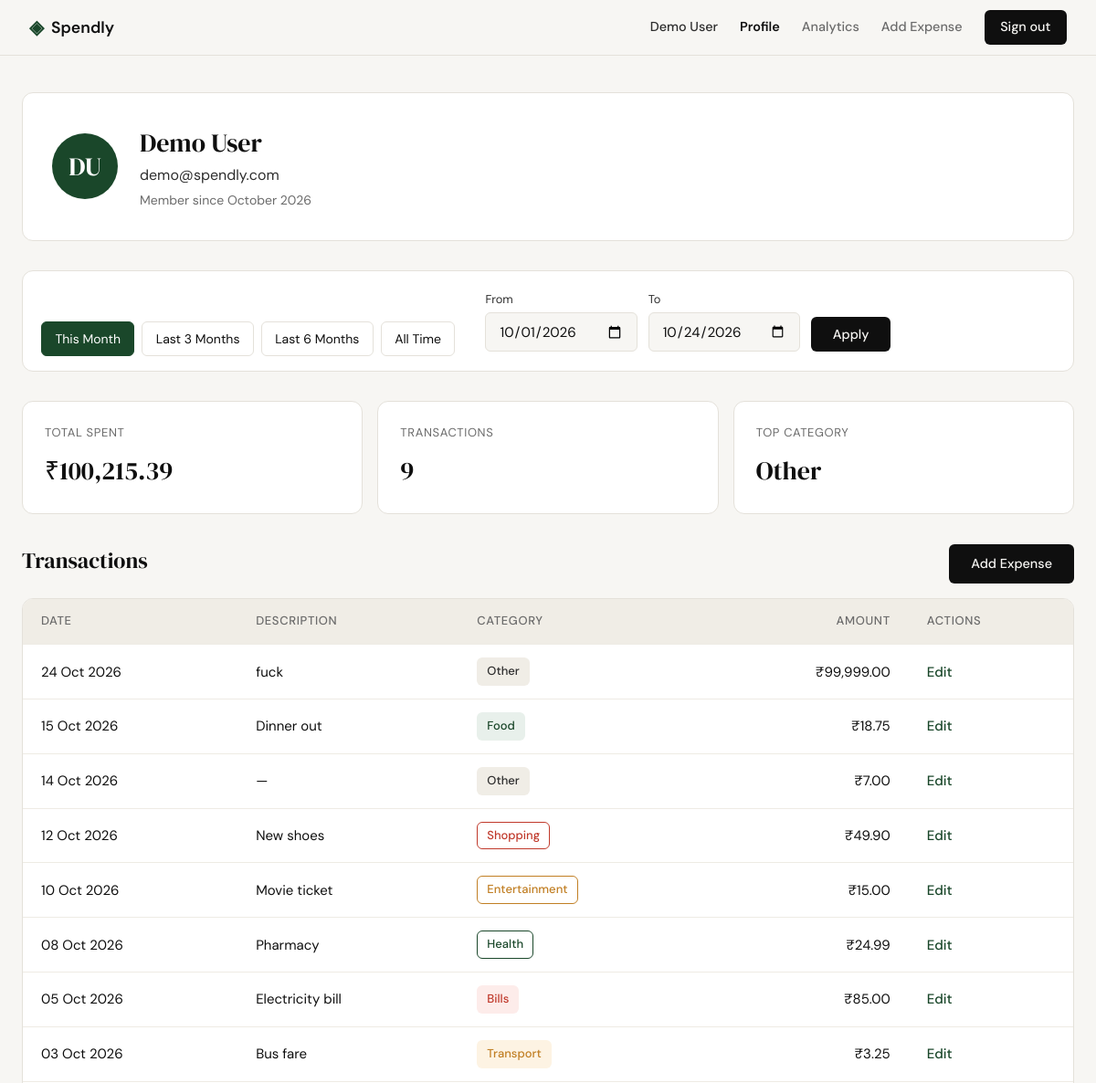
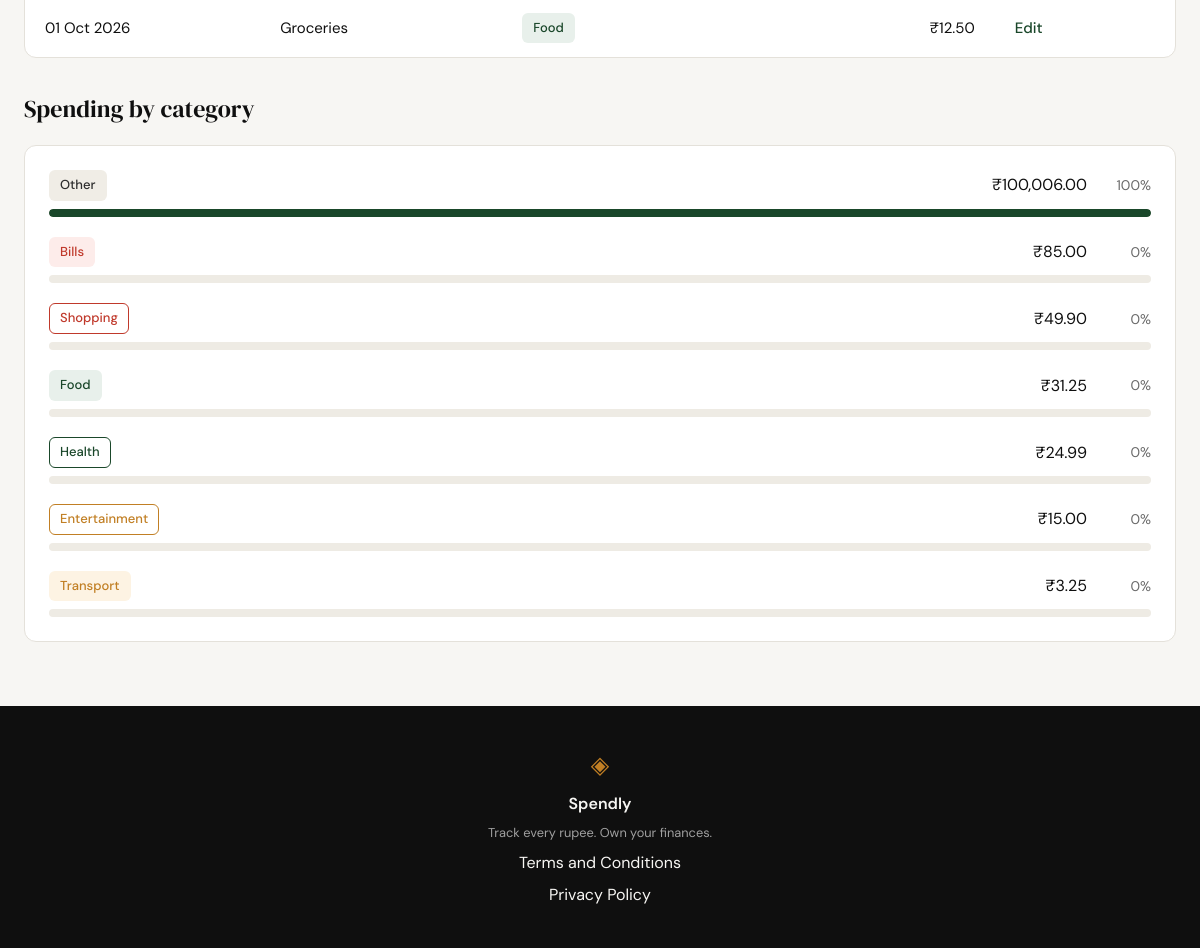
Screenshot of /profile?date_from=2026-10-01&date_to=2026-10-24 (signed in) with the database file from the repository (2 pictures, top to bottom).
### tables this page shows
CREATE TABLE users (
                id            INTEGER PRIMARY KEY AUTOINCREMENT,
                name          TEXT NOT NULL,
                email         TEXT UNIQUE NOT NULL,
                password_hash TEXT NOT NULL,
                created_at    TEXT DEFAULT (datetime('now'))
            );

CREATE TABLE expenses (
                id          INTEGER PRIMARY KEY AUTOINCREMENT,
                user_id     INTEGER NOT NULL REFERENCES users(id),
                amount      REAL NOT NULL,
                category    TEXT NOT NULL,
                date        TEXT NOT NULL,
                description TEXT,
                created_at  TEXT DEFAULT (datetime('now'))
            );

### app.py (the view)
@app.route("/profile")
def profile():
    user_id = session.get("user_id")
    if not user_id:
        return redirect(url_for("login"))
    user = get_user_by_id(user_id)
    if user is None:
        session.clear()
        return redirect(url_for("login"))
    date_from, date_to, filter_error = _parse_date_filter(
        request.args.get("date_from"), request.args.get("date_to")
    )
    date_range = {"date_from": date_from, "date_to": date_to}
    stats = get_summary_stats(user_id, **date_range)
    stats["total_spent"] = format_inr(stats["total_spent"])
    categories = [
        {**c, "total": format_inr(c["amount"]), "percent": c["pct"]}
        for c in get_category_breakdown(user_id, **date_range)
    ]
    presets, custom_active = _build_presets(date.today(), date_from, date_to)
    return render_template(
        "profile.html",
        user=user,
        stats=stats,
        transactions=get_recent_transactions(user_id, **date_range),
        categories=categories,
        filter_error=filter_error,
        presets=presets,
        custom_active=custom_active,
        **date_range,
    )

### app.py (called while the page is built)
def _normalize_iso_date(value):
    try:
        return datetime.strptime(value or "", "%Y-%m-%d").date().isoformat()
    except ValueError:
        return None

def _parse_date_filter(date_from, date_to):
    date_from = _normalize_iso_date(date_from)
    date_to = _normalize_iso_date(date_to)
    if date_from is None or date_to is None:
        return None, None, None
    if date_from > date_to:
        return None, None, "Start date must be before end date."
    return date_from, date_to, None

def _months_ago(today, months):
    month_index = today.year * 12 + today.month - 1 - months
    year, month = divmod(month_index, 12)
    month += 1
    last_day = calendar.monthrange(year, month)[1]
    return date(year, month, min(today.day, last_day))

def _build_presets(today, date_from, date_to):
    ranges = [
        ("This Month", today.replace(day=1), today),
        ("Last 3 Months", _months_ago(today, 3), today),
        ("Last 6 Months", _months_ago(today, 6), today),
        ("All Time", None, None),
    ]
    presets = []
    for label, start, end in ranges:
        start_iso = start.isoformat() if start else None
        end_iso = end.isoformat() if end else None
        presets.append(
            {
                "label": label,
                "date_from": start_iso,
                "date_to": end_iso,
                "active": start_iso == date_from and end_iso == date_to,
            }
        )
    custom_active = bool(date_from and date_to) and not any(
        p["active"] for p in presets
    )
    return presets, custom_active

### database/db.py (called while the page is built)
def get_db():
    conn = sqlite3.connect(DB_PATH)
    conn.row_factory = sqlite3.Row
    conn.execute("PRAGMA foreign_keys = ON")
    return conn

def category_slug(name):
    slug = (name or "").strip().lower()
    return slug if slug in KNOWN_CATEGORIES else "other"

def format_inr(amount):
    return f"₹{amount:,.2f}"

def _date_clause(date_from, date_to):
    if date_from and date_to:
        return " AND date BETWEEN ? AND ?", [date_from, date_to]
    return "", []

### templates/profile.html (shortened to what this page needs)
{% extends "base.html" %}
{% block head %}
<link rel="stylesheet" href="{{ url_for('static', filename='css/profile.css') }}">
{% endblock %}
{% block content %}
<div class="profile-page">
    <section class="profile-card">
        <div class="profile-avatar" aria-hidden="true">{{ user.initials }}</div>
        <div class="profile-card-body">
            <h1 class="profile-name">{{ user.name }}</h1>
            <p class="profile-email">{{ user.email }}</p>
            <p class="profile-since">Member since {{ user.member_since }}</p>
        </div>
    </section>
    <section class="filter-bar" aria-labelledby="filter-title">
        <div class="filter-presets">
            {% for p in presets %}
            <a href="{{ url_for('profile', date_from=p.date_from, date_to=p.date_to) }}"
               class="filter-preset{% if p.active %} filter-preset--active{% endif %}"
               {% if p.active %}aria-current="page"{% endif %}>{{ p.label }}</a>
            {% endfor %}
        </div>
        <form class="filter-form{% if custom_active %} filter-form--active{% endif %}"
              method="get" action="{{ url_for('profile') }}">
            <div class="filter-field">
                <label for="date_from">From</label>
                <input type="date" id="date_from" name="date_from" class="form-input" value="{{ date_from or '' }}">
            </div>
            <div class="filter-field">
                <label for="date_to">To</label>
                <input type="date" id="date_to" name="date_to" class="form-input" value="{{ date_to or '' }}">
            </div>
            <button type="submit" class="btn-primary">Apply</button>
        </form>
    </section>
    <section aria-labelledby="stats-title">
        <div class="stats-row">
            <div class="stat-card">
                <span class="stat-label">Total spent</span>
                <span class="stat-value">{{ stats.total_spent }}</span>
            </div>
            <div class="stat-card">
                <span class="stat-label">Transactions</span>
                <span class="stat-value">{{ stats.transaction_count }}</span>
            </div>
            <div class="stat-card">
                <span class="stat-label">Top category</span>
                <span class="stat-value">{{ stats.top_category }}</span>
            </div>
        </div>
    </section>
    <section>
        <div class="section-head">
            <h2 class="section-title">{{ "Transactions" if date_from else "Recent transactions" }}</h2>
            <a href="{{ url_for('add_expense') }}" class="btn-primary">Add Expense</a>
        </div>
        <div class="table-wrap">
            <table class="txn-table">
                <thead>
                    <tr>
                        <th scope="col">Date</th>
                        <th scope="col">Description</th>
                        <th scope="col">Category</th>
                        <th scope="col" class="txn-amount">Amount</th>
                        <th scope="col">Actions</th>
                    </tr>
                </thead>
                <tbody>
                    {% for t in transactions %}
                    <tr>
                        <td>{{ t.date }}</td>
                        <td>{{ t.description }}</td>
                        <td><span class="badge badge--{{ t.badge }}">{{ t.category }}</span></td>
                        <td class="txn-amount">{{ t.amount }}</td>
                        <td><a href="{{ url_for('edit_expense', id=t.id) }}" class="txn-edit">Edit</a></td>
                    </tr>
                    {% else %}
                    <tr>
                        <td colspan="5" class="txn-empty">No transactions yet.</td>
                    </tr>
                    {% endfor %}
                </tbody>
            </table>
        </div>
    </section>
    <section>
        <h2 class="section-title">Spending by category</h2>
        <ul class="cat-list">
            {% for c in categories %}
            <li class="cat-row">
                <div class="cat-row-head">
                    <span class="badge badge--{{ c.badge }}">{{ c.name }}</span>
                    <span class="cat-total">{{ c.total }}</span>
                    <span class="cat-pct">{{ c.percent }}%</span>
                </div>
                <progress class="cat-bar" value="{{ c.percent }}" max="100">{{ c.percent }}%</progress>
            </li>
            {% else %}
            <li class="cat-empty">No spending to break down yet.</li>
            {% endfor %}
        </ul>
    </section>
</div>
{% endblock %}

### templates/base.html (shortened to what this page needs)
<!DOCTYPE html>
<html lang="en">
<head>
    <link rel="stylesheet" href="{{ url_for('static', filename='css/style.css') }}">
    {% block head %}{% endblock %}
</head>
<body>
    <nav class="navbar">
        <div class="nav-inner">
            <a href="{{ url_for('landing') }}" class="nav-brand">
                <span class="brand-icon">◈</span>
                <span class="brand-name">Spendly</span>
            </a>
            <div class="nav-links">
                {% if session.get('user_id') %}
                <span class="nav-user">{{ session.get('user_name', 'Account') }}</span>
                <a href="{{ url_for('profile') }}"{% if request.endpoint == 'profile' %} class="nav-active" aria-current="page"{% endif %}>Profile</a>
                <a href="{{ url_for('analytics') }}"{% if request.endpoint == 'analytics' %} class="nav-active" aria-current="page"{% endif %}>Analytics</a>
                <a href="{{ url_for('add_expense') }}"{% if request.endpoint == 'add_expense' %} class="nav-active" aria-current="page"{% endif %}>Add Expense</a>
                <a href="{{ url_for('logout') }}" class="nav-cta">Sign out</a>
                {% else %}
                <a href="{{ url_for('login') }}">Sign in</a>
                <a href="{{ url_for('register') }}" class="nav-cta">Get started</a>
                {% endif %}
            </div>
        </div>
    </nav>
    <main class="main-content">
        {% block content %}{% endblock %}
    </main>
    <footer class="footer">
        <div class="footer-inner">
            <span class="brand-icon">◈</span>
            <span class="footer-name">Spendly</span>
            <p class="footer-copy">Track every rupee. Own your finances.</p>
            <a href="{{ url_for('terms') }}">Terms and Conditions</a>
            <a href="{{ url_for('privacy') }}">Privacy Policy</a>
        </div>
    </footer>
</body>
</html>

### static/css/style.css (style rules this page uses)
:root { --ink: #0f0f0f; --ink-soft: #2d2d2d; --ink-muted: #6b6b6b; --ink-faint: #a0a0a0; --paper: #f7f6f3; --paper-warm: #f0ede6; --paper-card: #ffffff; --accent: #1a472a; --accent-light: #e8f0eb; --accent-2: #c17f24; --accent-2-light: #fdf3e3; --danger: #c0392b; --danger-light: #fdecea; --border: #e4e1da; --border-soft: #eeebe4; --font-display: 'DM Serif Display', Georgia, serif; --font-body: 'DM Sans', system-ui, sans-serif; --max-width: 1200px; --auth-width: 440px; --radius-sm: 6px; --radius-md: 12px; --radius-lg: 20px; }
*, *::before, *::after { box-sizing: border-box; margin: 0; padding: 0; }
html { font-size: 16px; scroll-behavior: smooth; }
body { background: var(--paper); color: var(--ink); font-family: var(--font-body); font-size: 1rem; line-height: 1.6; -webkit-font-smoothing: antialiased; }
a { color: inherit; text-decoration: none; }
.navbar { position: sticky; top: 0; z-index: 100; background: var(--paper); border-bottom: 1px solid var(--border); padding: 0 2rem; }
.nav-inner { max-width: var(--max-width); margin: 0 auto; height: 60px; display: flex; align-items: center; justify-content: space-between; }
.nav-brand { display: flex; align-items: center; gap: 0.5rem; font-family: var(--font-body); font-weight: 600; font-size: 1.1rem; color: var(--ink); }
.brand-icon { color: var(--accent); font-size: 1.3rem; }
.brand-name { color: var(--ink); }
.nav-links { display: flex; align-items: center; gap: 1.5rem; font-size: 0.9rem; font-weight: 500; }
.nav-links a { color: var(--ink-muted); transition: color 0.2s; }
.nav-links a.nav-active { color: var(--ink); font-weight: 600; }
.nav-cta { background: var(--ink) !important; color: var(--paper) !important; padding: 0.45rem 1.1rem; border-radius: var(--radius-sm); transition: background 0.2s !important; }
.main-content { min-height: calc(100vh - 60px - 100px); }
.btn-primary { display: inline-block; background: var(--ink); color: var(--paper); padding: 0.65rem 1.5rem; border-radius: var(--radius-sm); font-family: var(--font-body); font-size: 0.9rem; font-weight: 500; cursor: pointer; border: none; transition: background 0.2s; text-decoration: none; }
.form-input { width: 100%; padding: 0.6rem 0.875rem; border: 1px solid var(--border); border-radius: var(--radius-sm); font-family: var(--font-body); font-size: 0.95rem; color: var(--ink); background: var(--paper); outline: none; transition: border-color 0.2s; }
.form-input::placeholder { color: var(--ink-faint); }
.footer { background: var(--ink); color: var(--paper); padding: 2.5rem 2rem; text-align: center; }
.footer-inner { display: flex; flex-direction: column; align-items: center; gap: 0.4rem; }
.footer .brand-icon { color: var(--accent-2); font-size: 1.5rem; }
.footer-name { font-weight: 600; font-size: 1rem; }
.footer-copy { font-size: 0.8rem; color: var(--ink-faint); }
.nav-user { color: var(--ink-soft); font-weight: 500; }

### rows the page displays
users: get "Demo User", name "Demo User", email "demo@spendly.com"
expenses: date "24 Oct 2026", description "fuck", category "Other", amount "₹99,999.00"
expenses: date "15 Oct 2026", description "Dinner out", category "Food", amount "₹18.75"
expenses: date "14 Oct 2026", description "—", category "Other", amount "₹7.00"
expenses: date "12 Oct 2026", description "New shoes", category "Shopping", amount "₹49.90"
expenses: date "10 Oct 2026", description "Movie ticket", category "Entertainment", amount "₹15.00"
expenses: date "08 Oct 2026", description "Pharmacy", category "Health", amount "₹24.99"
expenses: date "05 Oct 2026", description "Electricity bill", category "Bills", amount "₹85.00"
expenses: date "03 Oct 2026", description "Bus fare", category "Transport", amount "₹3.25"
expenses: date "01 Oct 2026", description "Groceries", category "Food", amount "₹12.50"

### other values shown
{{ user.initials }} "DU"
{{ user.member_since }} "October 2026"
{{ p.label }} "This Month" "Last 3 Months" "Last 6 Months" "All Time"
{{ stats.total_spent }} "₹100,215.39"
{{ stats.transaction_count }} "9"
{{ stats.top_category }} "Other"
{{ "Transactions" if date_from else "Recent transactions" }} "Transactions"
{{ c.name }} "Other" "Bills" "Shopping" "Food" "Health" "Entertainment" "Transport"
{{ c.total }} "₹100,006.00" "₹85.00" "₹49.90" "₹31.25" "₹24.99" "₹15.00" "₹3.25"
{{ c.percent }} "100" "0" "0" "0" "0" "0" "0"
